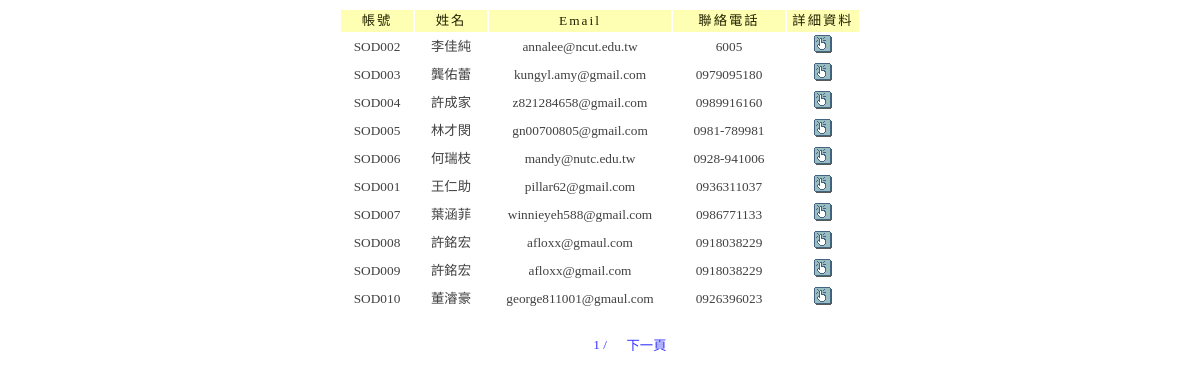
Screenshot of /admin/member.php (signed in) with the database file from the repository.
### tables this page shows
CREATE TABLE `members` (
  `id` varchar(85) NOT NULL,
  `passwd` varchar(255) NOT NULL,
  `name` varchar(255) NOT NULL,
  `email` varchar(255) NOT NULL,
  `unit` varchar(255) NOT NULL,
  `tel` varchar(255) NOT NULL,
  `addtime` varchar(255) NOT NULL,
  `sn` int(11) NOT NULL auto_increment,
  `IP` varchar(255) NOT NULL,
  `boss` varchar(255) NOT NULL,
  PRIMARY KEY  (`sn`)
);

### admin/member.php (the view, shortened to what this page needs)
<?php
require "../db.php";
$str="select count(*) from members";
$list=mysql_query($str,$link);
list($disscuss_count)=mysql_fetch_row($list);
$read_num="10";
$all_page=ceil($disscuss_count/$read_num);
?>
<!DOCTYPE html>
<html lang="zh-hant-TW">
<head>
</head>
<div align="center">
<table>
 <tr>
  <td width="70" class=title>帳號</td>
    <td width="70" class=title>姓名</td>
    <td width="180" class=title>Email</td>
    <td width="110" class=title>聯絡電話</td>
    <td width="70" class=title>詳細資料</td>
 </tr>
<?php
if(empty($page_num))$page_num="1";
$start_num=$read_num*($page_num-1);
$str = "select id,name,email,unit,tel from members limit $start_num,$read_num";
$list = mysql_query($str,$link);
while(list($id,$name,$email,$unit,$tel) = mysql_fetch_row($list))
 {
   echo " <tr>
   				<td class=content>".$id."</td>
             <td class=content>".$name."</td>
             <td class=content>".$email."</td>
              <td class=content>".$tel."</td>
             <td class=content><a href=\"member_view.php?id=$id\"><img src=\"images/view.gif\" border=\"0\"></a></td>
          </tr> ";
 }
?>
</table>
<br>
<table>
<tr>
<?php
if($page_num>1)
{
   $pre=$page_num-1;
   echo "			<td width=\"50\" style=\"padding:2 0 0 5;cursor:hand;\" onmouseover=\"this.style.color='#FF0000';\" onmouseout=\"this.style.color='';\" onclick=\"location.href='member.php?page_num=$pre';\" class=up_next>上一頁</td>\n";
}
else
{
   echo "			<td width=\"50\">     </td>\n";
}
?>
			<td width="35" class=up_next><?php echo $page_num; ?> / <?phpecho $all_page;?></td>
<?php
if($page_num<$all_page)
{
   $next=$page_num+1;
   echo "			<td width=\"50\" style=\"padding:2 0 0 5;cursor:hand;\" onmouseover=\"this.style.color='#FF0000';\" onmouseout=\"this.style.color='';\" onclick=\"location.href='member.php?page_num=$next';\" class=up_next>下一頁</td>\n";
}
else
{
   echo "			<td width=\"50\">     </td>\n";
}
?>
</tr>
</table>
</div>

### admin/member.php (style rules this page uses)
.title { background-color: rgb(255, 255, 180); font-size: 10pt; color: rgb(34, 34, 0); text-align:center; line-height: 15pt; letter-spacing:2px; }
.content { color: rgb(65, 65, 65); font-size: 10pt; line-height: 15pt; text-align:center; }
.up_next { color: rgb(51, 51, 255); font-size: 10pt; text-align:center; }

### rows the page displays
members: id "SOD002", name "李佳純", email "annalee@ncut.edu.tw", tel "6005"
members: id "SOD003", name "龔佑蕾", email "kungyl.amy@gmail.com", tel "0979095180"
members: id "SOD004", name "許成家", email "z821284658@gmail.com", tel "0989916160"
members: id "SOD005", name "林才閔", email "gn00700805@gmail.com", tel "0981-789981"
members: id "SOD006", name "何瑞枝", email "mandy@nutc.edu.tw", tel "0928-941006"
members: id "SOD001", name "王仁助", email "pillar62@gmail.com", tel "0936311037"
members: id "SOD007", name "葉涵菲", email "winnieyeh588@gmail.com", tel "0986771133"
members: id "SOD008", name "許銘宏", email "afloxx@gmaul.com", tel "0918038229"
members: id "SOD009", name "許銘宏", email "afloxx@gmail.com", tel "0918038229"
members: id "SOD010", name "董濬豪", email "george811001@gmaul.com", tel "0926396023"

### other values shown
$page_num "1"
